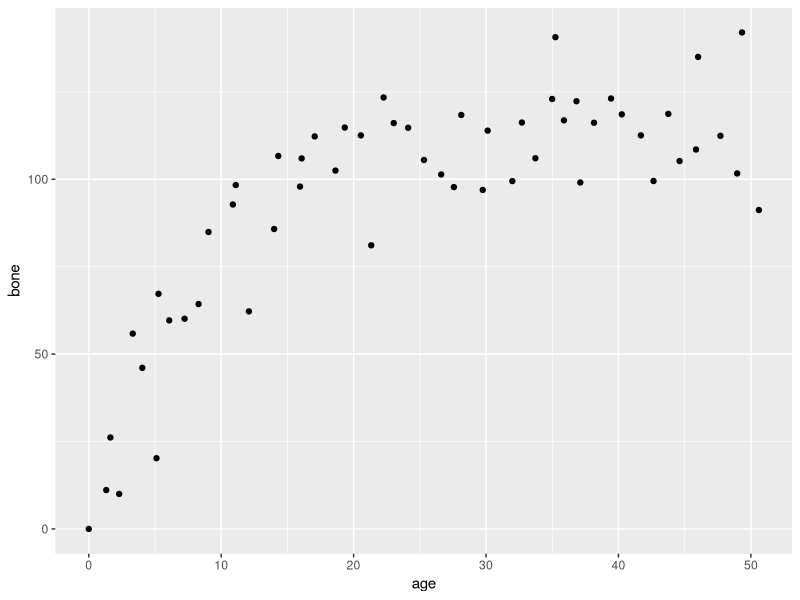
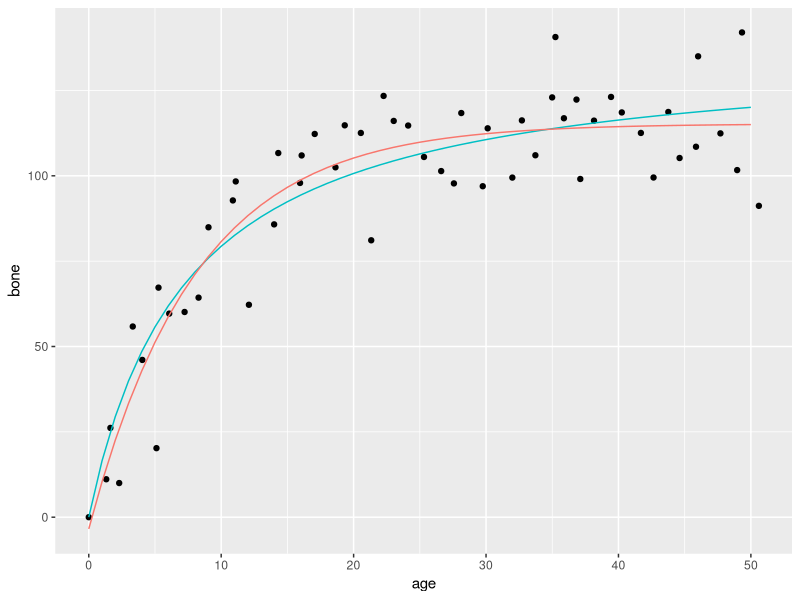
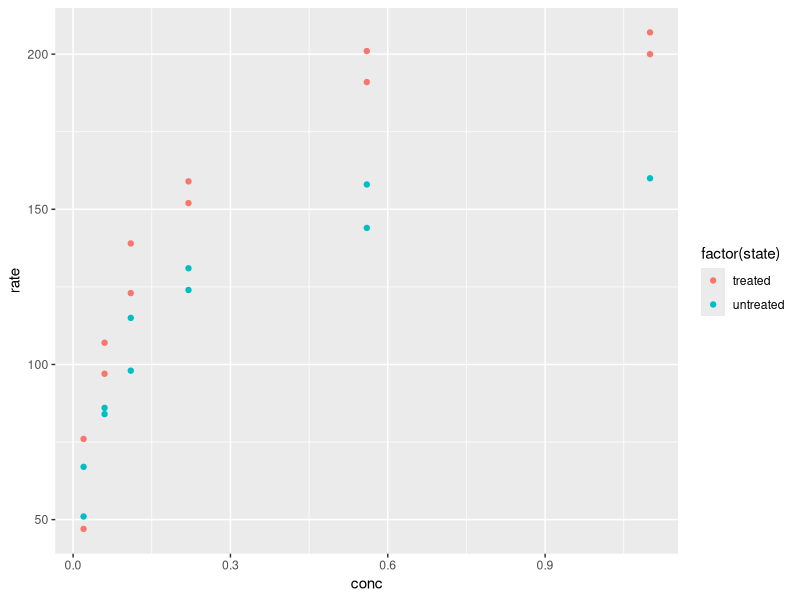
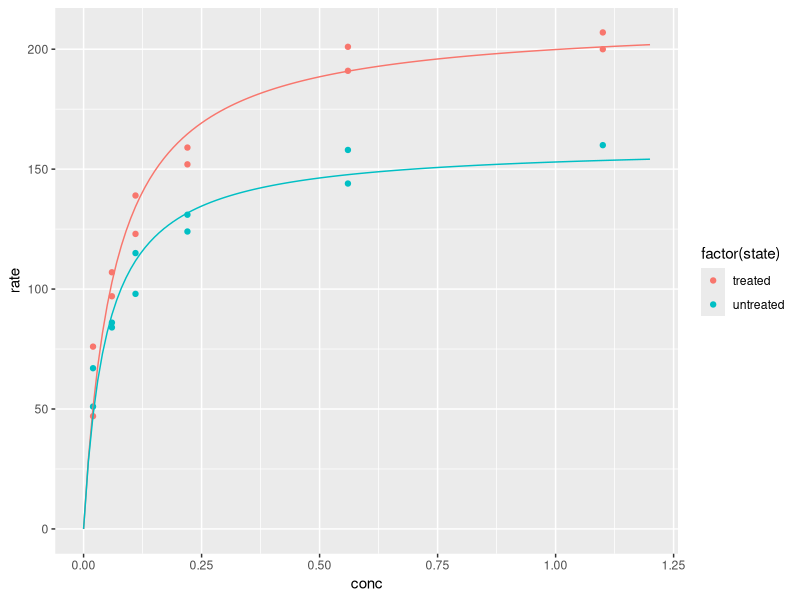

Source code (R) for these figures, in order:
## ---- chunk 1
#| warning: false

library(tidyverse)

dtf <- read.table("../data/jaws.txt", header = T)
ggplot(dtf) + 
    geom_point(aes(age, bone))
## ---- chunk 2
# Michaelis-Menten model
m1 <- nls(bone ~ a * age / (b + age), 
          data = dtf,
          start = list(a = 125, b = 9)) |> print()
summary(m1)

# Automatic starting values
dtf2 <- dtf[-1,]
m2 <- nls(bone ~ SSmicmen(age, a, b), data = dtf2)
summary(m2)

# 3-parameter asymptotic exponential model
m3 <- nls(bone ~ SSasympOff(age, a, b, c), data = dtf) |> print()
summary(m3)

xv <- seq(0, 50, 1)
y1 <- predict(m1, list(age = xv))
y2 <- predict(m3, list(age = xv))
dtf_predicted <- data.frame(xv, y1, y2)
ggplot(dtf) +
    geom_point(aes(age, bone)) +
    geom_line(aes(xv, y1), data = dtf_predicted, color = "#00BFC4") +
    geom_line(aes(xv, y2), data = dtf_predicted, color = "#F8766D")
## ---- chunk 3
calc_R2 <- function(model) {
  ms <- summary(model)
  sse <- as.vector((ms[[3]])^2 * ms$df[2])
  null <- lm(dtf$bone ~ 1)
  sst <- as.vector(unlist(summary.aov(null)[[1]][2]))
  1 - sse/sst
}

calc_R2(m1)
calc_R2(m3)
## ---- chunk 4
dtf_treated <- Puromycin |> 
    filter(state == "treated")

dtf_untreated <- Puromycin |> 
    filter(state == "untreated")

ggplot(Puromycin) +
    geom_point(aes(conc, rate, colour = factor(state)))
## ---- chunk 5
# Michaelis-Menten model
m1 <- nls(rate ~ a * conc / (b + conc), 
          data = dtf_treated,
          start = list(a = 200, b = 0.05)) |> print()
summary(m1)

m2 <- nls(rate ~ a * conc / (b + conc),
          data = dtf_untreated,
          start = list(a = 150, b = 0.02)) |> print()
summary(m2)

xv <- seq(0, 1.2, 0.01)
y1 <- predict(m1, list(conc = xv))
y2 <- predict(m2, list(conc = xv))
dtf_predicted <- data.frame(xv, y1, y2)

ggplot(Puromycin) +
    geom_point(aes(conc, rate, colour = factor(state))) +
    geom_line(aes(xv, y1), data = dtf_predicted, color = "#F8766D") +
    geom_line(aes(xv, y2), data = dtf_predicted, color = "#00BFC4")
## ---- chunk 6
calc_R2(m1)
calc_R2(m2)
